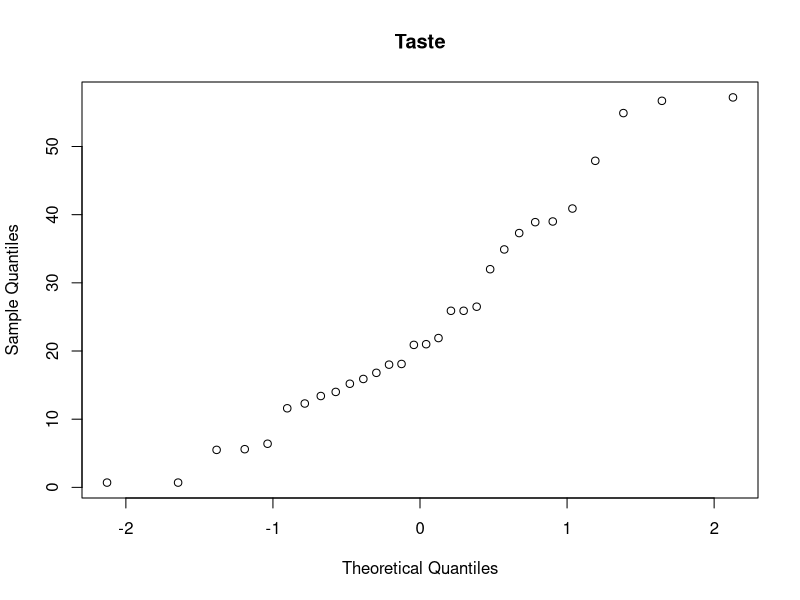
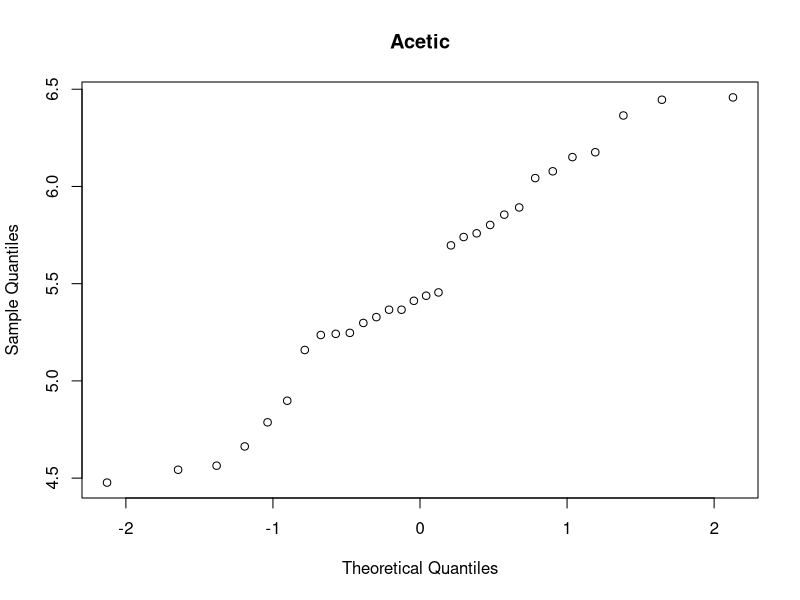
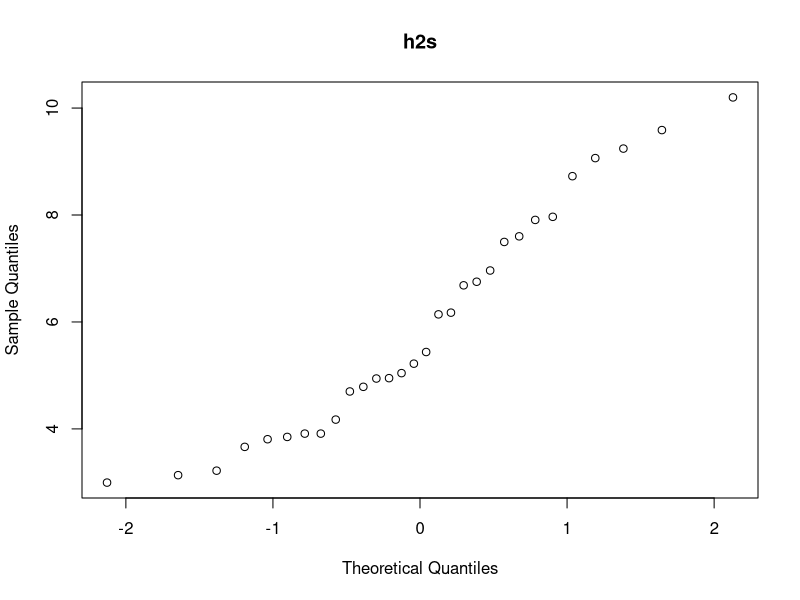
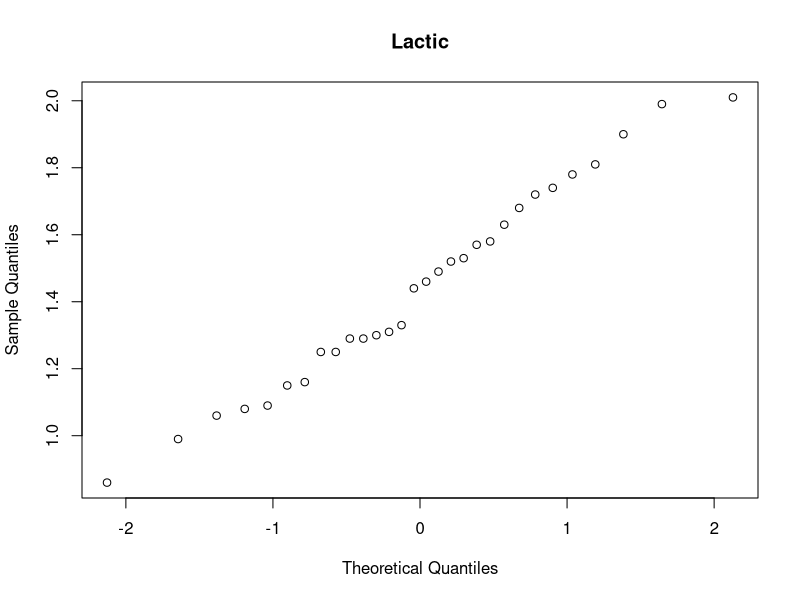
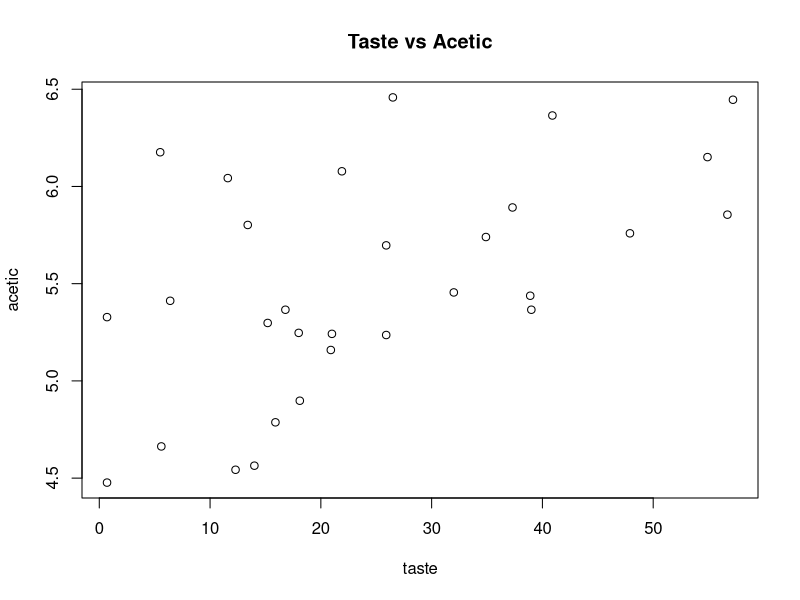
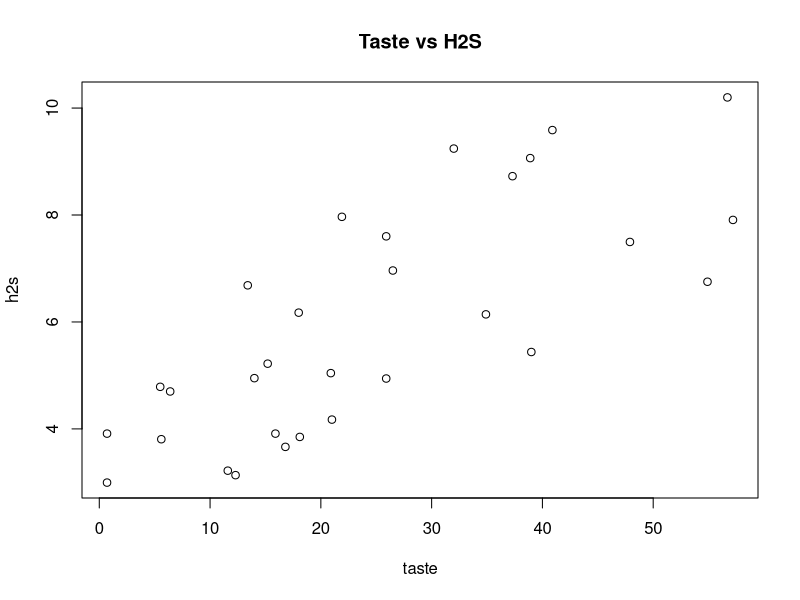
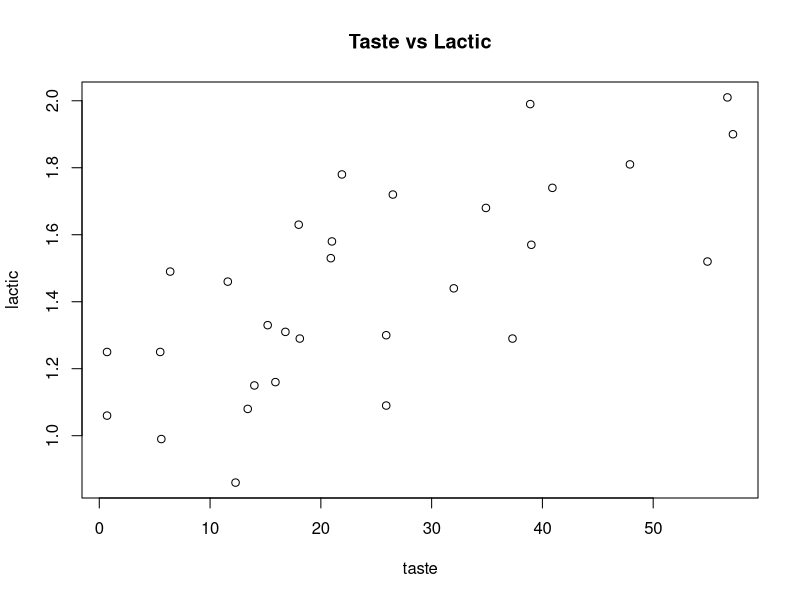
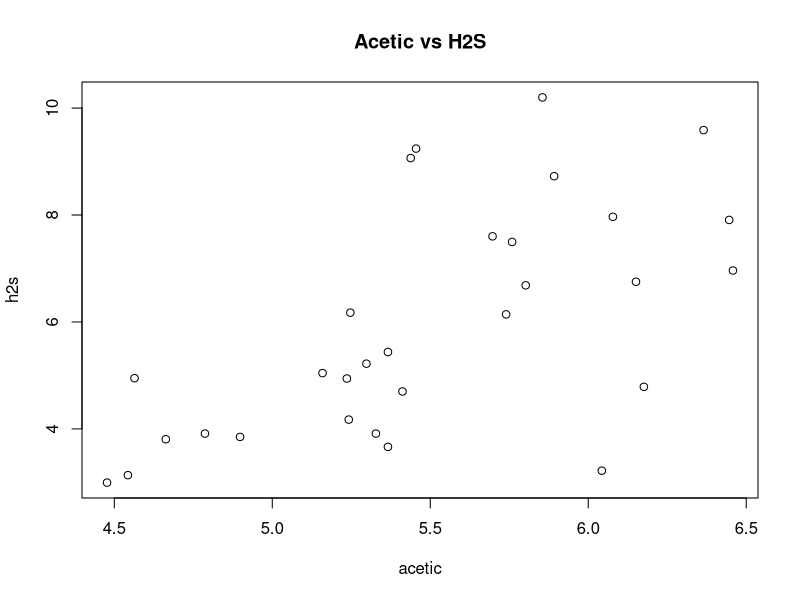

The R script that drew these images, in order:
taste <- c(12.3, 20.9, 39.0, 47.9, 5.6, 25.9, 37.3, 21.9, 18.1, 21.0, 34.9, 57.2, 0.7, 25.9, 54.9, 40.9, 15.9, 6.4, 18.0, 38.9, 14.0, 15.2, 32.0, 56.7, 16.8, 11.6, 26.5, 0.7, 13.4, 5.5)
acetic <- c(4.543, 5.159, 5.366, 5.759, 4.663, 5.697, 5.892, 6.078, 4.898, 5.242, 5.740, 6.446, 4.477, 5.236, 6.151, 6.365, 4.787, 5.412, 5.247, 5.438, 4.564, 5.298, 5.455, 5.855, 5.366, 6.043, 6.458, 5.328, 5.802, 6.176)
h2s <- c(3.135, 5.043, 5.438, 7.496, 3.807, 7.601, 8.726, 7.966, 3.850, 4.174, 6.142, 7.908, 2.996, 4.942, 6.752, 9.588, 3.912, 4.700, 6.174, 9.064, 4.949, 5.220, 9.242, 10.199, 3.664, 3.219, 6.962, 3.912, 6.685, 4.787)
lactic <- c(0.86, 1.53, 1.57, 1.81, 0.99, 1.09, 1.29, 1.78, 1.29, 1.58, 1.68, 1.90, 1.06, 1.30, 1.52, 1.74, 1.16, 1.49, 1.63, 1.99, 1.15, 1.33, 1.44, 2.01, 1.31, 1.46, 1.72, 1.25, 1.08, 1.25)

#11.53
summary(taste)
summary(acetic)
summary(h2s)
summary(lactic)

sd(taste)
sd(acetic)
sd(h2s)
sd(lactic)

IQR(taste)
IQR(acetic)
IQR(h2s)
IQR(lactic)

stem(taste)
stem(acetic)
stem(h2s)
stem(lactic)

qqnorm(taste, main = "Taste")
qqnorm(acetic, main = "Acetic")
qqnorm(h2s, main = "h2s")
qqnorm(lactic, main = "Lactic")

#11.54
taste_acetic <- data.frame(taste, acetic)
taste_h2s <- data.frame(taste, h2s)
taste_lactic <- data.frame(taste, lactic)
acetic_h2s <- data.frame(acetic, h2s)
acetic_lactic <- data.frame(acetic, lactic)
h2s_lactic <- data.frame(h2s, lactic)

plot(taste_acetic, main = "Taste vs Acetic")
plot(taste_h2s, main = "Taste vs H2S")
plot(taste_lactic, main = "Taste vs Lactic")
plot(acetic_h2s, main = "Acetic vs H2S")
plot(acetic_lactic, main = "Acetic vs Lactic")
plot(h2s_lactic, main = "H2S vs Lactic")

cor(taste_acetic)
cor(taste_h2s)
cor(taste_lactic)
cor(acetic_h2s)
cor(acetic_lactic)
cor(h2s_lactic)

cor.test(taste, acetic)
cor.test(taste, h2s)
cor.test(taste, lactic)
cor.test(acetic,h2s)
cor.test(acetic, lactic)
cor.test(h2s, lactic)

#11.55
taste_acetic_linmod <- lm(taste~acetic, data = taste_acetic)
plot(acetic, taste, main = "Acetic vs Taste")
abline(taste_acetic_linmod)
summary(taste_acetic_linmod)
plot(taste_acetic_linmod)
res <- resid(taste_acetic_linmod)

plot(h2s, res, ylab="Residuals", xlab="h2s", main="Residual Plot for h2s")
plot(lactic, res, ylab="Residuals", xlab="lactic", main="Residual Plot for lactic")

#11.56
taste_h2s_linmod <- lm(taste~h2s, data = taste_h2s)
plot(h2s, taste, main = "H2S vs Taste")
abline(taste_h2s_linmod)
summary(taste_h2s_linmod)
plot(taste_h2s_linmod)
res2 <- resid(taste_h2s_linmod)

plot(acetic, res2, ylab="Residuals", xlab="acetic", main="Residual Plot for acetic")
plot(lactic, res2, ylab="Residuals", xlab="lactic", main="Residual Plot for lactic")

#11.57 
taste_lactic_linmod <- lm(taste~lactic, data = taste_lactic)
plot(lactic, taste, main = "Lactic vs Taste")
abline(taste_lactic_linmod)
summary(taste_lactic_linmod)
plot(taste_lactic_linmod)
res3 <- resid(taste_lactic_linmod)

plot(acetic, res3, ylab="Residuals", xlab="acetic", main="Residual Plot for acetic")
plot(h2s, res3, ylab="Residuals", xlab="h2s", main="Residual Plot for h2s")

#11.59
fit <- lm(taste ~ acetic + h2s)
summary(fit)
plot(fit)

#11.60
fit <- lm(taste ~ h2s + lactic)
summary(fit)
plot(fit)

#11.61
fit <- lm(taste ~ acetic + h2s + lactic)
summary(fit)
plot(fit)